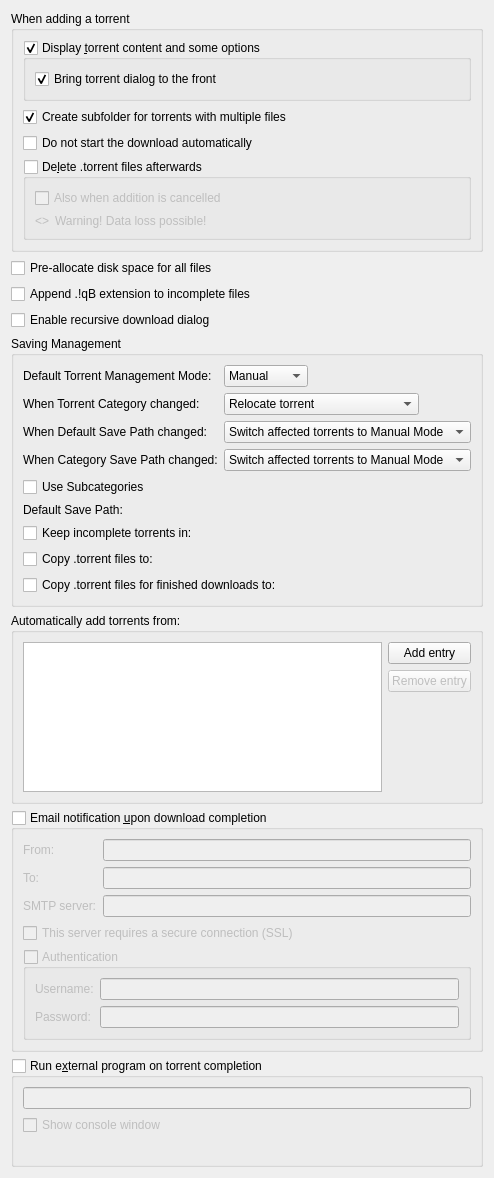
          <widget class="QWidget" name="scrollAreaWidgetContents_2">
           <property name="geometry">
            <rect>
             <x>0</x>
             <y>0</y>
             <width>470</width>
             <height>1066</height>
            </rect>
           </property>
           <layout class="QVBoxLayout" name="verticalLayout">
            <item>
             <widget class="QGroupBox" name="torrentAdditionBox">
              <property name="title">
               <string>When adding a torrent</string>
              </property>
              <layout class="QVBoxLayout" name="torrentAdditionBoxLayout">
               <item>
                <widget class="QGroupBox" name="checkAdditionDialog">
                 <property name="title">
                  <string>Display &amp;torrent content and some options</string>
                 </property>
                 <property name="checkable">
                  <bool>true</bool>
                 </property>
                 <layout class="QVBoxLayout" name="verticalLayout_18">
                  <item>
                   <widget class="QCheckBox" name="checkAdditionDialogFront">
                    <property name="text">
                     <string>Bring torrent dialog to the front</string>
                    </property>
                    <property name="checked">
                     <bool>true</bool>
                    </property>
                   </widget>
                  </item>
                 </layout>
                </widget>
               </item>
               <item>
                <widget class="QCheckBox" name="checkCreateSubfolder">
                 <property name="text">
                  <string>Create subfolder for torrents with multiple files</string>
                 </property>
                 <property name="checked">
                  <bool>true</bool>
                 </property>
                </widget>
               </item>
               <item>
                <widget class="QCheckBox" name="checkStartPaused">
                 <property name="toolTip">
                  <string>The torrent will be added to download list in a paused state</string>
                 </property>
                 <property name="text">
                  <string extracomment="The torrent will be added to download list in a paused state">Do not start the download automatically</string>
                 </property>
                </widget>
               </item>
               <item>
                <widget class="QGroupBox" name="deleteTorrentBox">
                 <property name="toolTip">
                  <string>Should the .torrent file be deleted after adding it</string>
                 </property>
                 <property name="title">
                  <string>De&amp;lete .torrent files afterwards </string>
                 </property>
                 <property name="checkable">
                  <bool>true</bool>
                 </property>
                 <property name="checked">
                  <bool>false</bool>
                 </property>
                 <layout class="QVBoxLayout" name="deleteTorrentBoxLayout">
                  <item>
                   <widget class="QCheckBox" name="deleteCancelledTorrentBox">
                    <property name="toolTip">
                     <string>Also delete .torrent files whose addition was cancelled</string>
                    </property>
                    <property name="text">
                     <string>Also when addition is cancelled</string>
                    </property>
                   </widget>
                  </item>
                  <item>
                   <layout class="QHBoxLayout" name="deleteTorrentWarningLayout">
                    <item>
                     <widget class="QLabel" name="deleteTorrentWarningIcon">
                      <property name="sizePolicy">
                       <sizepolicy hsizetype="Fixed" vsizetype="Preferred">
                        <horstretch>0</horstretch>
                        <verstretch>0</verstretch>
                       </sizepolicy>
                      </property>
                      <property name="text">
                       <string notr="true">&lt;&gt;</string>
                      </property>
                     </widget>
                    </item>
                    <item>
                     <widget class="QLabel" name="deleteTorrentWarningLabel">
                      <property name="text">
                       <string>Warning! Data loss possible!</string>
                      </property>
                     </widget>
                    </item>
                   </layout>
                  </item>
                 </layout>
                </widget>
               </item>
              </layout>
             </widget>
            </item>
            <item>
             <widget class="QCheckBox" name="checkPreallocateAll">
              <property name="toolTip">
               <string>Allocate full file sizes on disk before starting downloads, to minimize fragmentation. Only useful for HDDs.</string>
              </property>
              <property name="text">
               <string>Pre-allocate disk space for all files</string>
              </property>
             </widget>
            </item>
            <item>
             <widget class="QCheckBox" name="checkAppendqB">
              <property name="text">
               <string>Append .!qB extension to incomplete files</string>
              </property>
             </widget>
            </item>
            <item>
             <widget class="QCheckBox" name="checkRecursiveDownload">
              <property name="toolTip">
               <string>When a torrent is downloaded, offer to add torrents from any .torrent files found inside it</string>
              </property>
              <property name="text">
               <string>Enable recursive download dialog</string>
              </property>
             </widget>
            </item>
            <item>
             <widget class="QGroupBox" name="groupSavingManagement">
              <property name="title">
               <string>Saving Management</string>
              </property>
              <layout class="QVBoxLayout" name="groupSavingManagementLayout">
               <item>
                <layout class="QGridLayout" name="gridLayout_3">
                 <item row="0" column="0">
                  <widget class="QLabel" name="label_40">
                   <property name="text">
                    <string>Default Torrent Management Mode:</string>
                   </property>
                  </widget>
                 </item>
                 <item row="0" column="1">
                  <layout class="QHBoxLayout" name="horizontalLayout_70">
                   <property name="spacing">
                    <number>10</number>
                   </property>
                   <item>
                    <widget class="QComboBox" name="comboSavingMode">
                     <property name="toolTip">
                      <string>Automatic: Various torrent properties (e.g. save path) will be decided by the associated category
Manual: Various torrent properties (e.g. save path) must be assigned manually</string>
                     </property>
                     <item>
                      <property name="text">
                       <string>Manual</string>
                      </property>
                     </item>
                     <item>
                      <property name="text">
                       <string>Automatic</string>
                      </property>
                     </item>
                    </widget>
                   </item>
                   <item>
                    <spacer name="horizontalSpacer_160">
                     <property name="orientation">
                      <enum>Qt::Horizontal</enum>
                     </property>
                     <property name="sizeHint" stdset="0">
                      <size>
                       <width>40</width>
                       <height>20</height>
                      </size>
                     </property>
                    </spacer>
                   </item>
                  </layout>
                 </item>
                 <item row="1" column="0">
                  <widget class="QLabel" name="labelTorrentCategoryChanged">
                   <property name="text">
                    <string>When Torrent Category changed:</string>
                   </property>
                  </widget>
                 </item>
                 <item row="1" column="1">
                  <layout class="QHBoxLayout" name="horizontalLayout_14">
                   <item>
                    <widget class="QComboBox" name="comboTorrentCategoryChanged">
                     <item>
                      <property name="text">
                       <string>Relocate torrent</string>
                      </property>
                     </item>
                     <item>
                      <property name="text">
                       <string>Switch torrent to Manual Mode</string>
                      </property>
                     </item>
                    </widget>
                   </item>
                   <item>
                    <spacer name="horizontalSpacer_17">
                     <property name="orientation">
                      <enum>Qt::Horizontal</enum>
                     </property>
                     <property name="sizeHint" stdset="0">
                      <size>
                       <width>40</width>
                       <height>20</height>
                      </size>
                     </property>
                    </spacer>
                   </item>
                  </layout>
                 </item>
                 <item row="2" column="0">
                  <widget class="QLabel" name="labelCategoryDefaultPathChanged">
                   <property name="text">
                    <string>When Default Save Path changed:</string>
                   </property>
                  </widget>
                 </item>
                 <item row="2" column="1">
                  <layout class="QHBoxLayout" name="horizontalLayout_15">
                   <item>
                    <widget class="QComboBox" name="comboCategoryDefaultPathChanged">
                     <property name="currentIndex">
                      <number>1</number>
                     </property>
                     <item>
                      <property name="text">
                       <string>Relocate affected torrents</string>
                      </property>
                     </item>
                     <item>
                      <property name="text">
                       <string>Switch affected torrents to Manual Mode</string>
                      </property>
                     </item>
                    </widget>
                   </item>
                   <item>
                    <spacer name="horizontalSpacer_18">
                     <property name="orientation">
                      <enum>Qt::Horizontal</enum>
                     </property>
                     <property name="sizeHint" stdset="0">
                      <size>
                       <width>40</width>
                       <height>20</height>
                      </size>
                     </property>
                    </spacer>
                   </item>
                  </layout>
                 </item>
                 <item row="3" column="0">
                  <widget class="QLabel" name="labelCategoryChanged">
                   <property name="text">
                    <string>When Category Save Path changed:</string>
                   </property>
                  </widget>
                 </item>
                 <item row="3" column="1">
                  <layout class="QHBoxLayout" name="horizontalLayout_17">
                   <item>
                    <widget class="QComboBox" name="comboCategoryChanged">
                     <property name="currentIndex">
                      <number>1</number>
                     </property>
                     <item>
                      <property name="text">
                       <string>Relocate affected torrents</string>
                      </property>
                     </item>
                     <item>
                      <property name="text">
                       <string>Switch affected torrents to Manual Mode</string>
                      </property>
                     </item>
                    </widget>
                   </item>
                   <item>
                    <spacer name="horizontalSpacer_19">
                     <property name="orientation">
                      <enum>Qt::Horizontal</enum>
                     </property>
                     <property name="sizeHint" stdset="0">
                      <size>
                       <width>40</width>
                       <height>20</height>
                      </size>
                     </property>
                    </spacer>
                   </item>
                  </layout>
                 </item>
                </layout>
               </item>
               <item>
                <widget class="QCheckBox" name="checkUseSubcategories">
                 <property name="text">
                  <string>Use Subcategories</string>
                 </property>
                </widget>
               </item>
               <item>
                <layout class="QGridLayout" name="gridLayout_4">
                 <item row="1" column="1">
                  <widget class="FileSystemPathLineEdit" name="textTempPath" native="true"/>
                 </item>
                 <item row="3" column="0">
                  <widget class="QCheckBox" name="checkExportDirFin">
                   <property name="text">
                    <string>Copy .torrent files for finished downloads to:</string>
                   </property>
                  </widget>
                 </item>
                 <item row="0" column="0">
                  <widget class="QLabel" name="labelSavePath">
                   <property name="text">
                    <string>Default Save Path:</string>
                   </property>
                  </widget>
                 </item>
                 <item row="2" column="0">
                  <widget class="QCheckBox" name="checkExportDir">
                   <property name="text">
                    <string>Copy .torrent files to:</string>
                   </property>
                  </widget>
                 </item>
                 <item row="1" column="0">
                  <widget class="QCheckBox" name="checkTempFolder">
                   <property name="text">
                    <string>Keep incomplete torrents in:</string>
                   </property>
                  </widget>
                 </item>
                 <item row="3" column="1">
                  <widget class="FileSystemPathLineEdit" name="textExportDirFin" native="true"/>
                 </item>
                 <item row="0" column="1">
                  <widget class="FileSystemPathLineEdit" name="textSavePath" native="true"/>
                 </item>
                 <item row="2" column="1">
                  <widget class="FileSystemPathLineEdit" name="textExportDir" native="true"/>
                 </item>
                </layout>
               </item>
              </layout>
             </widget>
            </item>
            <item>
             <widget class="QGroupBox" name="groupBox_2">
              <property name="title">
               <string>Automatically add torrents from:</string>
              </property>
              <layout class="QVBoxLayout" name="verticalLayout_38">
               <item>
                <layout class="QHBoxLayout" name="horizontalLayout_16">
                 <item>
                  <widget class="QTreeView" name="scanFoldersView">
                   <property name="sizePolicy">
                    <sizepolicy hsizetype="Expanding" vsizetype="Expanding">
                     <horstretch>0</horstretch>
                     <verstretch>1</verstretch>
                    </sizepolicy>
                   </property>
                   <property name="minimumSize">
                    <size>
                     <width>250</width>
                     <height>150</height>
                    </size>
                   </property>
                   <property name="editTriggers">
                    <set>QAbstractItemView::AllEditTriggers</set>
                   </property>
                   <property name="selectionMode">
                    <enum>QAbstractItemView::SingleSelection</enum>
                   </property>
                   <property name="selectionBehavior">
                    <enum>QAbstractItemView::SelectRows</enum>
                   </property>
                   <property name="textElideMode">
                    <enum>Qt::ElideNone</enum>
                   </property>
                   <property name="rootIsDecorated">
                    <bool>false</bool>
                   </property>
                   <attribute name="headerDefaultSectionSize">
                    <number>80</number>
                   </attribute>
                   <attribute name="headerStretchLastSection">
                    <bool>false</bool>
                   </attribute>
                  </widget>
                 </item>
                 <item>
                  <layout class="QVBoxLayout" name="verticalLayout_37">
                   <item>
                    <widget class="QPushButton" name="addScanFolderButton">
                     <property name="text">
                      <string>Add entry</string>
                     </property>
                    </widget>
                   </item>
                   <item>
                    <widget class="QPushButton" name="removeScanFolderButton">
                     <property name="enabled">
                      <bool>false</bool>
                     </property>
                     <property name="text">
                      <string>Remove entry</string>
                     </property>
                    </widget>
                   </item>
                   <item>
                    <spacer name="verticalSpacer_6">
                     <property name="orientation">
                      <enum>Qt::Vertical</enum>
                     </property>
                     <property name="sizeHint" stdset="0">
                      <size>
                       <width>20</width>
                       <height>40</height>
                      </size>
                     </property>
                    </spacer>
                   </item>
                  </layout>
                 </item>
                </layout>
               </item>
              </layout>
             </widget>
            </item>
            <item>
             <widget class="QGroupBox" name="groupMailNotification">
              <property name="title">
               <string>Email notification &amp;upon download completion</string>
              </property>
              <property name="checkable">
               <bool>true</bool>
              </property>
              <property name="checked">
               <bool>false</bool>
              </property>
              <layout class="QVBoxLayout" name="verticalLayout_171">
               <item>
                <layout class="QGridLayout" name="gridLayout_9">
                 <item row="1" column="1">
                  <widget class="QLineEdit" name="lineEditDestEmail"/>
                 </item>
                 <item row="1" column="0">
                  <widget class="QLabel" name="label_2">
                   <property name="toolTip">
                    <string>Receiver</string>
                   </property>
                   <property name="text">
                    <string comment="To receiver">To:</string>
                   </property>
                  </widget>
                 </item>
                 <item row="2" column="0">
                  <widget class="QLabel" name="label_3">
                   <property name="text">
                    <string>SMTP server:</string>
                   </property>
                  </widget>
                 </item>
                 <item row="2" column="1">
                  <widget class="QLineEdit" name="lineEditSmtpServer"/>
                 </item>
                 <item row="0" column="1">
                  <widget class="QLineEdit" name="senderEmailTxt"/>
                 </item>
                 <item row="0" column="0">
                  <widget class="QLabel" name="label_25">
                   <property name="toolTip">
                    <string>Sender</string>
                   </property>
                   <property name="text">
                    <string comment="From sender">From:</string>
                   </property>
                  </widget>
                 </item>
                </layout>
               </item>
               <item>
                <widget class="QCheckBox" name="checkSmtpSSL">
                 <property name="text">
                  <string>This server requires a secure connection (SSL)</string>
                 </property>
                </widget>
               </item>
               <item>
                <widget class="QGroupBox" name="groupMailNotifAuth">
                 <property name="title">
                  <string>Authentication</string>
                 </property>
                 <property name="checkable">
                  <bool>true</bool>
                 </property>
                 <property name="checked">
                  <bool>false</bool>
                 </property>
                 <layout class="QFormLayout" name="formLayout_2">
                  <item row="0" column="0">
                   <widget class="QLabel" name="label_7">
                    <property name="text">
                     <string>Username:</string>
                    </property>
                   </widget>
                  </item>
                  <item row="0" column="1">
                   <widget class="QLineEdit" name="mailNotifUsername"/>
                  </item>
                  <item row="1" column="0">
                   <widget class="QLabel" name="label_8">
                    <property name="text">
                     <string>Password:</string>
                    </property>
                   </widget>
                  </item>
                  <item row="1" column="1">
                   <widget class="QLineEdit" name="mailNotifPassword">
                    <property name="echoMode">
                     <enum>QLineEdit::Password</enum>
                    </property>
                   </widget>
                  </item>
                 </layout>
                </widget>
               </item>
              </layout>
             </widget>
            </item>
            <item>
             <widget class="QGroupBox" name="autoRunBox">
              <property name="title">
               <string>Run e&amp;xternal program on torrent completion</string>
              </property>
              <property name="checkable">
               <bool>true</bool>
              </property>
              <property name="checked">
               <bool>false</bool>
              </property>
              <layout class="QVBoxLayout" name="verticalLayout_19">
               <item>
                <widget class="QLineEdit" name="lineEditAutoRun"/>
               </item>
               <item>
                <widget class="QCheckBox" name="autoRunConsole">
                 <property name="text">
                  <string>Show console window</string>
                 </property>
                </widget>
               </item>
               <item>
                <widget class="QLabel" name="labelAutoRunParam">
                 <property name="wordWrap">
                  <bool>true</bool>
                 </property>
                </widget>
               </item>
              </layout>
             </widget>
            </item>
           </layout>
          </widget>
